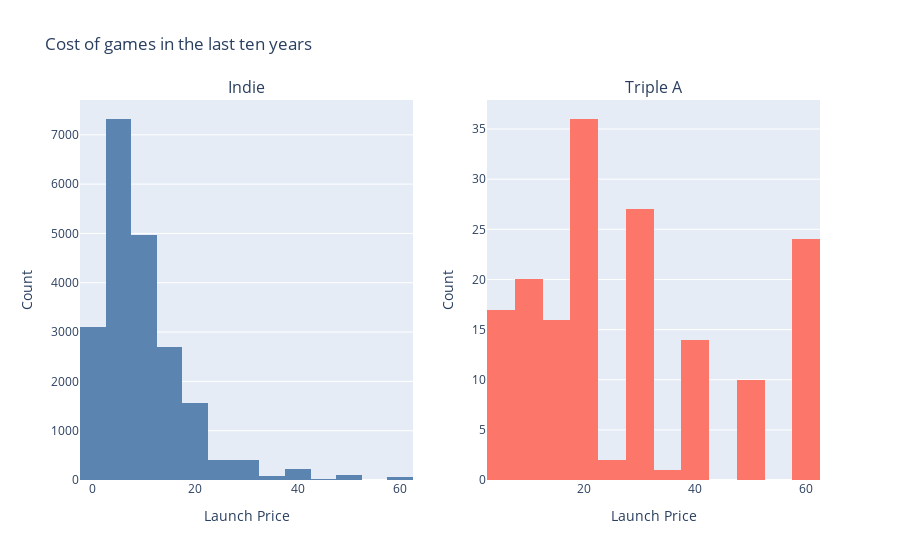

The cell this chart's notebook holds for it:
### Markdown cell above
When browsing the Steam store page, the most obvious difference between a triple A game and an indie one is its price. We wanted to see if there is an actual difference, or if this notion is the result of a perception bias.

### Code cell
{
    "tags": [
        "hide_input",
    ]
}

df_rev['release_date'] = pd.to_datetime(df_rev['release_date'], format='%Y-%m-%d')
indie = df_rev[df_rev['is_aaa'] == 0]
indie = indie[indie['Launch Price'] <= 60]
indie = indie[indie['release_date'] >= '2014-01-01']
fig = make_subplots(rows=1, cols=2,
                   subplot_titles=('Indie', 'Triple A'))
fig.add_trace(
    go.Histogram(x=indie['Launch Price'], marker={'color':'#5b84b1'}, nbinsx = 12),
    row=1, col=1
)

aaa = df_rev[df_rev['is_aaa'] == 1]
aaa = aaa[aaa['Launch Price'] <= 60]
aaa = aaa[aaa['release_date'] >= '2014-01-01']
fig.add_trace(
    go.Histogram(x=aaa['Launch Price'], marker={'color':'#fc766a'}, nbinsx = 12),
    row=1, col=2
)

fig.update_layout(
    title_text='Cost of games in the last ten years',
    xaxis_title='Launch Price',
    yaxis_title='Count',
    height=400,
    showlegend=  False
)
fig.update_xaxes(title_text="Launch Price", row=1, col=2)
fig.update_yaxes(title_text="Count", row=1, col=2)
fig.show()

### Figure 1 — Plotly figure (JSON) as saved in the notebook; plotly's stock layout.template omitted (floating-point values rounded to 4 significant figures; data arrays with more than 128 entries replaced by an {"elided": "..."} marker saying what was removed)
{"data": [{"marker": {"color": "#5b84b1"}, "nbinsx": 12, "type": "histogram", "x": {"elided": "20969 float values"}, "xaxis": "x", "yaxis": "y"}, {"marker": {"color": "#fc766a"}, "nbinsx": 12, "type": "histogram", "x": {"elided": "167 float values"}, "xaxis": "x2", "yaxis": "y2"}], "layout": {"annotations": [{"font": {"size": 16}, "showarrow": false, "text": "Indie", "x": 0.225, "xanchor": "center", "xref": "paper", "y": 1, "yanchor": "bottom", "yref": "paper"}, {"font": {"size": 16}, "showarrow": false, "text": "Triple A", "x": 0.775, "xanchor": "center", "xref": "paper", "y": 1, "yanchor": "bottom", "yref": "paper"}], "autosize": true, "showlegend": false, "title": {"text": "Cost of games in the last ten years"}, "xaxis": {"anchor": "y", "autorange": true, "domain": [0, 0.45], "range": [-2.5, 62.5], "title": {"text": "Launch Price"}, "type": "linear"}, "xaxis2": {"anchor": "y2", "autorange": true, "domain": [0.55, 1], "range": [2.5, 62.5], "title": {"text": "Launch Price"}, "type": "linear"}, "yaxis": {"anchor": "x", "autorange": true, "domain": [0, 1], "range": [0, 7706.0], "title": {"text": "Count"}}, "yaxis2": {"anchor": "x2", "autorange": true, "domain": [0, 1], "range": [0, 37.89], "title": {"text": "Count"}}}}
